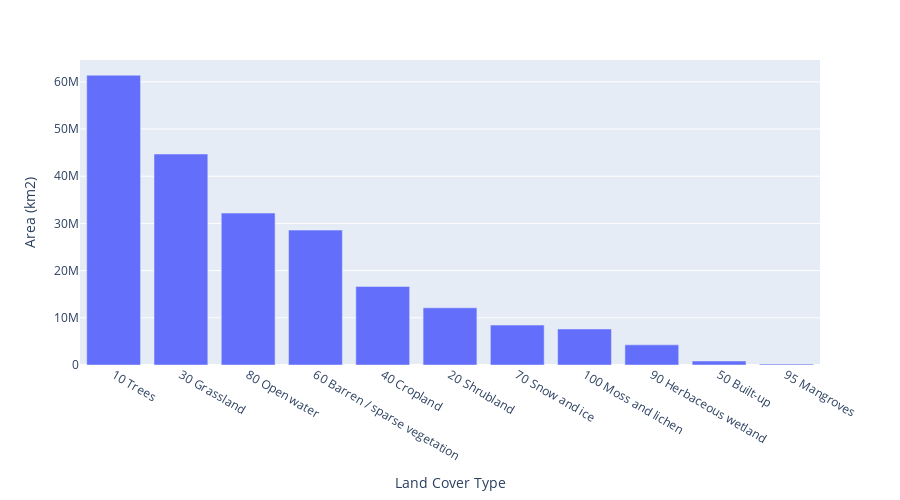

The code cell stored with this chart in its notebook:
### Code cell
geemap.bar_chart(df, x='label', y='value', x_label='Land Cover Type', y_label='Area (km2)')

### Figure 1 — Plotly figure (JSON) as saved in the notebook; plotly's stock layout.template omitted (floating-point values rounded to 4 significant figures)
{"data": [{"alignmentgroup": "True", "hovertemplate": "Land Cover Type=%{x}<br>Area (km2)=%{y}<extra></extra>", "legendgroup": "", "marker": {"color": "#636efa", "pattern": {"shape": ""}}, "name": "", "offsetgroup": "", "orientation": "v", "showlegend": false, "textposition": "auto", "type": "bar", "x": ["10 Trees", "30 Grassland", "80 Open water", "60 Barren / sparse vegetation", "40 Cropland", "20 Shrubland", "70 Snow and ice", "100 Moss and lichen", "90 Herbaceous wetland", "50 Built-up", "95 Mangroves"], "xaxis": "x", "y": [61398100, 44710000.0, 32200000.0, 28580000.0, 16650058, 12119054, 8461000.0, 7636000.0, 4268000.0, 847549, 194169], "yaxis": "y"}], "layout": {"barmode": "relative", "height": 500, "legend": {"tracegroupgap": 0}, "margin": {"t": 60}, "xaxis": {"anchor": "y", "domain": [0, 1], "title": {"text": "Land Cover Type"}}, "yaxis": {"anchor": "x", "domain": [0, 1], "title": {"text": "Area (km2)"}}}}
